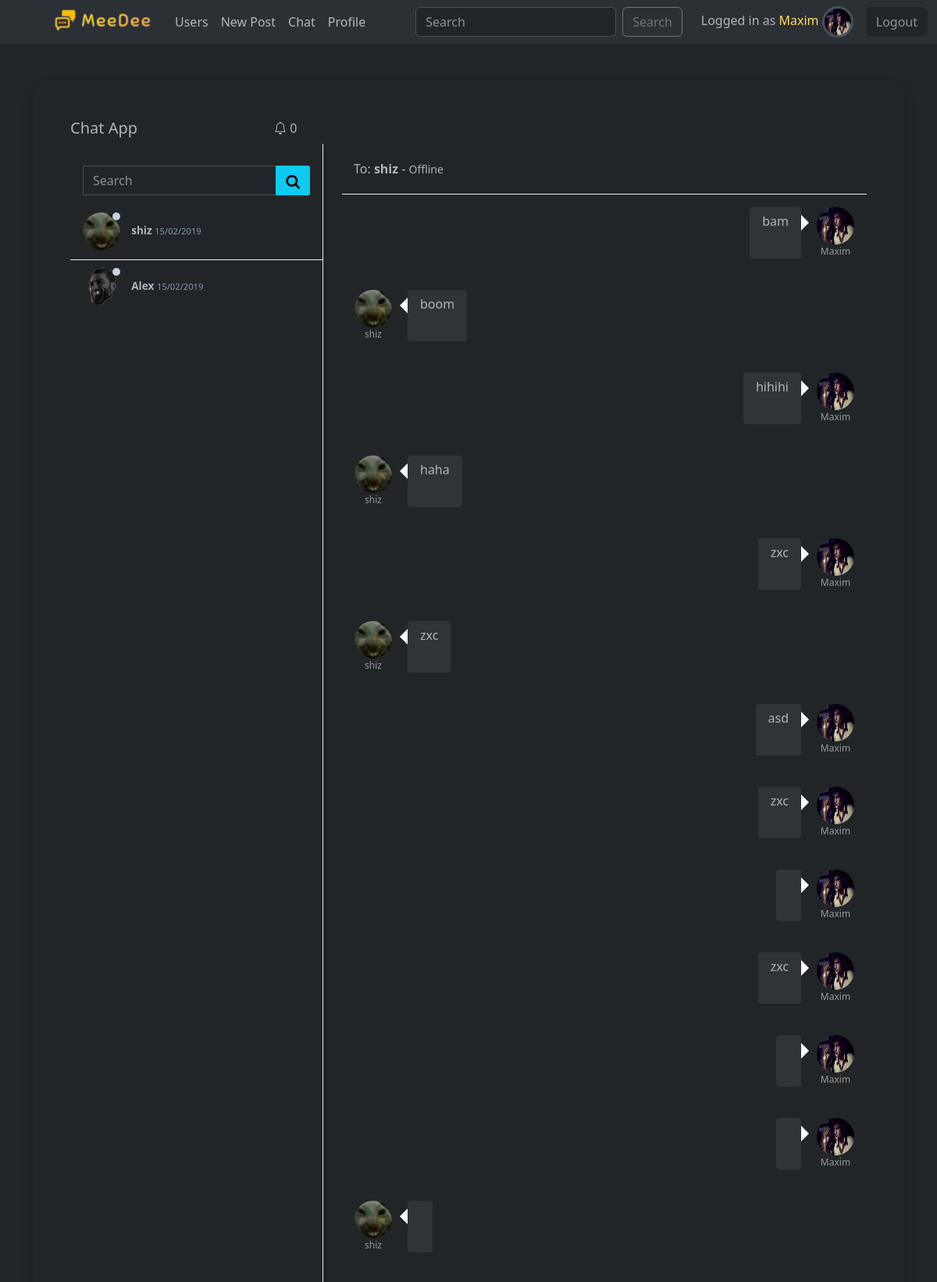
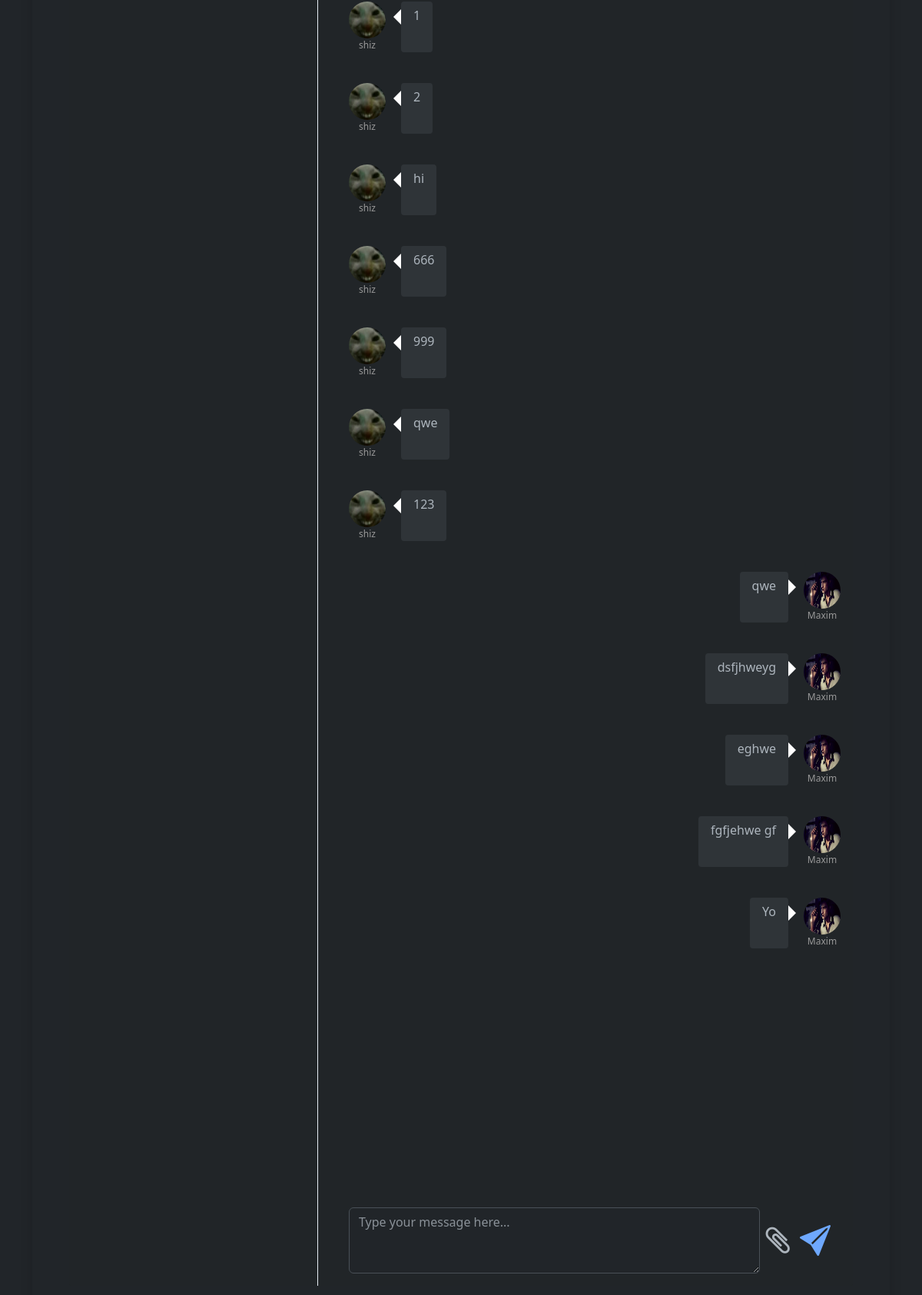
The app's page /chat/shiz/ (signed in) with its own data (2 pictures, top to bottom).
### social/models.py (models this page shows, shortened)
class User(AbstractUser):
    friends = models.ManyToManyField("User", blank=True)
    username = models.CharField(max_length=12)
    email = models.EmailField(unique=True)
    bio = models.TextField(max_length=300, blank=True)
    avatar = models.ImageField(upload_to="images", default="no-avatar.png")
    date_of_birth = models.DateField(null=True, blank=True)
    online_status = models.BooleanField(default=False)
    USERNAME_FIELD = "email"
    REQUIRED_FIELDS = ["username"]

### chat/models.py (models this page shows, shortened)
class PrivateMessage(models.Model):
    sender = models.ForeignKey(User, on_delete=models.CASCADE, null=True, blank=True)
    message = models.TextField(null=True, blank=True)
    thread_name = models.CharField(null=True, blank=True, max_length=200)
    timestamp = models.DateTimeField(auto_now_add=True)
    class Meta:
        ordering = ('-timestamp',)

### chat/views.py (the view)
# urls.py: path("<str:username>/", views.room, name="room"),
@login_required
def room(request, username):
    user_obj = User.objects.get(username=username)
    users = request.user.friends.all()
    unread = ChatNotification.objects.filter(Q(user=request.user)&Q(is_seen=False)).count()
    if request.user.id > user_obj.id:
        thread_name = f'chat_{request.user.id}-{user_obj.id}'
    else:
        thread_name = f'chat_{user_obj.id}-{request.user.id}'
    messages = PrivateMessage.objects.filter(thread_name=thread_name)[:25:-1]
    return render(request, "chat/room.html", {"users": users, "user": user_obj, "messages": messages, "unread": unread})

### chat/templates/chat/room.html (shortened to what this page needs)
{% extends "base.html" %}
{% load static %}
{% block links %}
    <link href="https://maxcdn.bootstrapcdn.com/font-awesome/4.3.0/css/font-awesome.min.css" rel="stylesheet">
    <link rel="stylesheet" href="{% static 'chat/css/chat_style.css' %}">
{% endblock %}
{% block body %}
<div class="container mt-5">
    <div class="modal-content  rounded-4 shadow p-5" style='min-height: 100vh;'>
    <div class="page-title">
        <div class="row gutters">
            <div class="col-xl-3 col-lg-3 col-md-3 col-sm-12 col-12">
                <h5 class="title">Chat App</h5>
            </div>
            <div class="col-xl-1 col-lg-1 col-md-1 col-sm-12 col-12">
                <i class="bi bi-bell"></i>
                <span id="count_badge">{{ unread }}</span>
            </div>
            <div class="col-xl-8 col-lg-8 col-md-8 col-sm-12 col-12">
            </div>
        </div>
    </div>
    <div class="content-wrapper">
        <div class="row gutters">
            <div class="col-xl-12 col-lg-12 col-md-12 col-sm-12 col-12">
                <div class="card m-0">
                    <div class="row no-gutters">
                        <div class="col-xl-4 col-lg-4 col-md-4 col-sm-3 col-3">
                            <div class="users-container">
                                <div class="chat-search-box">
                                    <div class="input-group">
                                        <input class="form-control" placeholder="Search">
                                        <div class="input-group-btn">
                                            <button type="button" class="btn btn-info">
                                                <i class="fa fa-search"></i>
                                            </button>
                                        </div>
                                    </div>
                                </div>
                                <ul class="users">
                                    {% for user in users %}
                                    <li class="person" data-chat="person1">
                                        <a href="{% url 'chat:room' username=user.username %}" class="stretched-link text-decoration-none text-body">
                                            <div class="user">
                                                <img src="{{ user.avatar.url }}" alt="">
                                                <span id="{{ user.username }}_status" class="status {% if user.online_status %}online{% else %}offline{% endif %}"></span>
                                            </div>
                                            <p class="name-time">
                                                <span class="name">{{ user.username }}</span>
                                                <span class="time">15/02/2019</span>
                                            </p>
                                        </a>
                                    </li>
                                    {% endfor %}
                                </ul>
                            </div>
                        </div>
                        <div class="col-xl-8 col-lg-8 col-md-8 col-sm-9 col-9">
                            <div class="selected-user">
                                <span>To: <span class="name">{{ user.username }}</span> -
                                {% if user.online_status %}
                                    <span id="{{ user.username }}_small" class="small">Online</span>
                                {% else %}
                                    <span id="{{ user.username }}_small" class="small">Offline</span>
                                {% endif %}
                                </span>
                            </div>
                            <div class="chat-container d-flex flex-column">
                                <ul class="chat-box chatContainerScroll" id="chat-log" style="overflow-y: auto;">
                                    {% for message in messages %}
                                        {% if message.sender == request.user %}
                                            <li class="chat-right">
                                                <div class="chat-text">
                                                    {{ message.message }}
                                                </div>
                                                <div class="chat-avatar">
                                                    <img src="{{ message.sender.avatar.url }}" alt="No image">
                                                    <div class="chat-name">{{ message.sender.username }}</div>
                                                </div>
                                            </li>
                                        {% else %}
                                            <li class="chat-left">
                                                <div class="chat-avatar">
                                                    <img src="{{ message.sender.avatar.url }}" alt="No image">
                                                    <div class="chat-name">{{ message.sender.username }}</div>
                                                </div>
                                                <div class="chat-text">
                                                    {{ message.message }}
                                                </div>
                                            </li>
                                        {% endif %}
                                    {% endfor %}
                                </ul>
                                <div class="mt-auto form-group mb-0 d-flex">
                                    <textarea class="form-control" rows="3" placeholder="Type your message here..." id="chat-message-input"></textarea>
                                    <i class="fa fa-paperclip attachment fs-1 align-self-center ms-2" aria-hidden="true"></i>
                                    <button id="chat-message-submit" class="submit btn btn-link">
                                        <i class="bi bi-send-fill fs-1" aria-hidden="true"></i>
                                    </button>
                                </div>
                            </div>
                        </div>
                    </div>
                </div>
            </div>
        </div>
        </div>
    </div>
    </div>
{% endblock %}

### templates/includes/navbar.html (shortened to what this page needs)
{% load static %}
<nav class="navbar navbar-expand-lg bg-body-tertiary">
    <div class="container-fluid">
      <div class="collapse navbar-collapse" id="navbarSupportedContent">
        <ul class="navbar-nav me-auto ms-5 mb-2 mb-lg-0">
          <li class="nav-item">
            <a class="navbar-brand" href="{% url 'home' %}">
              <img src="{% static 'images/meedee.png' %}" alt="MeeDee" width="140">
            </a>
          </li>
          <li class="nav-item">
            <a class="nav-link" href="{% url 'users-list' %}">Users</a>
          </li>
          <li class="nav-item">
            <a class="nav-link" href="{% url 'add-post' %}">New Post</a>
          </li>
          <li class="nav-item">
            <a class="nav-link" href="{% url 'chat:chats' %}">Chat</a>
          </li>
          {% if user.is_authenticated %}
          <li class="nav-item">
            <a class="nav-link" href="{% url 'profile' request.user.id %}">Profile</a>
          </li>
          {% endif %}
        </ul>
        <form class="d-flex" role="search" action="{% url 'search' %}">
          <input class="form-control me-2" type="search" name="search" placeholder="Search" aria-label="Search">
          <button class="btn btn-outline-secondary" type="submit">Search</button>
        </form>
        <div class="navbar-nav ms-4 align-items-center">
          {% if user.is_authenticated %}
            <div class="me-3">
              Logged in as <span class="text-warning-emphasis">{{ request.user.username }}</span>
              {% if request.user.avatar %}
                <img src="{{ request.user.avatar.url }}" alt="" class="border border-3 rounded-circle" style="max-width: 40px; min-height: 40px;">
              {% else %}
                <img src="{% static 'images/no-avatar.png' %}" alt="" class="border border-3 rounded-circle" style="max-width: 40px; min-height: 40px;">
              {% endif %}
            </div>
            <div class="">
              <form action="{% url 'logout' %}" method="POST">
                  <button class="btn btn-dark text-white-50" type="submit">Logout</button>
              </form>
            </div>
          {% else %}
          <a class="nav-item text-decoration-none text-info-emphasis" href="{% url 'login' %}">Login</a>
          <span class="mx-1">|</span>
          <a class="nav-item text-decoration-none text-info-emphasis" href="{% url 'signup' %}">Sign Up</a>
          {% endif %}
        </div>
      </div>
    </div>
  </nav>

### chat/static/chat/css/chat_style.css (style rules this page uses)
.chat-search-box { -webkit-border-radius: 3px 0 0 0; -moz-border-radius: 3px 0 0 0; border-radius: 3px 0 0 0; padding: .75rem 1rem; }
.chat-search-box .input-group .form-control { -webkit-border-radius: 2px 0 0 2px; -moz-border-radius: 2px 0 0 2px; border-radius: 2px 0 0 2px; border-right: 0; }
.chat-search-box .input-group .input-group-btn .btn { -webkit-border-radius: 0 2px 2px 0; -moz-border-radius: 0 2px 2px 0; border-radius: 0 2px 2px 0; margin: 0; }
.chat-search-box .input-group .input-group-btn .btn i { font-size: 1.2rem; line-height: 100%; vertical-align: middle; }
.users-container { position: relative; padding: 1rem 0; border-right: 1px solid #e6ecf3; height: 100%; display: -ms-flexbox; display: flex; -ms-flex-direction: column; flex-direction: column; }
.users { padding: 0; }
.users .person { position: relative; width: 100%; padding: 10px 1rem; cursor: pointer; border-bottom: 1px solid #f0f4f8; }
.users .person:last-child { border-bottom: 0; }
.users .person .user { display: inline-block; position: relative; margin-right: 10px; }
.users .person .user img { width: 48px; height: 48px; -webkit-border-radius: 50px; -moz-border-radius: 50px; border-radius: 50px; }
.users .person .user .status { width: 10px; height: 10px; -webkit-border-radius: 100px; -moz-border-radius: 100px; border-radius: 100px; background: #e6ecf3; position: absolute; top: 0; right: 0; }
.users .person .user .status.offline { background: #c4d2e2; }
.users .person p.name-time { font-weight: 600; font-size: .85rem; display: inline-block; }
.users .person p.name-time .time { font-weight: 400; font-size: .7rem; text-align: right; color: #8796af; }
.selected-user { width: 100%; padding: 0 15px; min-height: 64px; line-height: 64px; border-bottom: 1px solid #e6ecf3; -webkit-border-radius: 0 3px 0 0; -moz-border-radius: 0 3px 0 0; border-radius: 0 3px 0 0; }
.selected-user span { line-height: 100%; }
.selected-user span.name { font-weight: 700; }
.chat-container { position: relative; padding: 1rem; height: 100vh; }
.chat-container li.chat-left, .chat-container li.chat-right { display: flex; flex: 1; flex-direction: row; margin-bottom: 40px; }
.chat-container li img { width: 48px; height: 48px; -webkit-border-radius: 30px; -moz-border-radius: 30px; border-radius: 30px; }
.chat-container li .chat-avatar { margin-right: 20px; }
.chat-container li.chat-right { justify-content: flex-end; }
.chat-container li.chat-right > .chat-avatar { margin-left: 20px; margin-right: 0; }
.chat-container li .chat-name { font-size: .75rem; color: #999999; text-align: center; }
.chat-container li .chat-text { padding: .4rem 1rem; -webkit-border-radius: 4px; -moz-border-radius: 4px; border-radius: 4px; background: #2f3438; font-weight: 300; line-height: 150%; position: relative; }
.chat-container li .chat-text:before { content: ''; position: absolute; width: 0; height: 0; top: 10px; left: -20px; border: 10px solid; border-color: transparent #ffffff transparent transparent; }
.chat-container li.chat-right > .chat-text { text-align: right; }
.chat-container li.chat-right > .chat-text:before { right: -20px; border-color: transparent transparent transparent #ffffff; left: inherit; }
ul { list-style-type: none; margin: 0; padding: 0; }
.card { border: 0; background: #212528; -webkit-border-radius: 2px; -moz-border-radius: 2px; border-radius: 2px; margin-bottom: 2rem; box-shadow: none; }

### records on screen
User: user.username "Maxim", user.avatar (placeholder picture)
User: avatar (picture), online_status False (drawn), username "shiz"
User: avatar (picture), online_status False (drawn), username "Alex"
PrivateMessage: message "bam", sender.avatar (placeholder picture), sender.username "Maxim"
PrivateMessage: sender.avatar (picture), sender.username "shiz", message "boom"
PrivateMessage: message "hihihi", sender.avatar (placeholder picture), sender.username "Maxim"
PrivateMessage: sender.avatar (picture), sender.username "shiz", message "haha"
PrivateMessage: message "zxc", sender.avatar (placeholder picture), sender.username "Maxim"
PrivateMessage: sender.avatar (picture), sender.username "shiz", message "zxc"
PrivateMessage: message "asd", sender.avatar (placeholder picture), sender.username "Maxim"
PrivateMessage: message "zxc", sender.avatar (placeholder picture), sender.username "Maxim"
PrivateMessage: sender.avatar (placeholder picture), sender.username "Maxim"
PrivateMessage: message "zxc", sender.avatar (placeholder picture), sender.username "Maxim"
PrivateMessage: sender.avatar (placeholder picture), sender.username "Maxim"
PrivateMessage: sender.avatar (placeholder picture), sender.username "Maxim"
PrivateMessage: sender.avatar (picture), sender.username "shiz"
PrivateMessage: sender.avatar (picture), sender.username "shiz", message "1"
PrivateMessage: sender.avatar (picture), sender.username "shiz", message "2"
PrivateMessage: sender.avatar (picture), sender.username "shiz", message "hi"
PrivateMessage: sender.avatar (picture), sender.username "shiz", message "666"
PrivateMessage: sender.avatar (picture), sender.username "shiz", message "999"
PrivateMessage: sender.avatar (picture), sender.username "shiz", message "qwe"
PrivateMessage: sender.avatar (picture), sender.username "shiz", message "123"
PrivateMessage: message "qwe", sender.avatar (placeholder picture), sender.username "Maxim"
PrivateMessage: message "dsfjhweyg", sender.avatar (placeholder picture), sender.username "Maxim"
PrivateMessage: message "eghwe", sender.avatar (placeholder picture), sender.username "Maxim"
PrivateMessage: message "fgfjehwe gf", sender.avatar (placeholder picture), sender.username "Maxim"
PrivateMessage: message "Yo", sender.avatar (placeholder picture), sender.username "Maxim"

### other values on screen
{{ unread }} "0"
